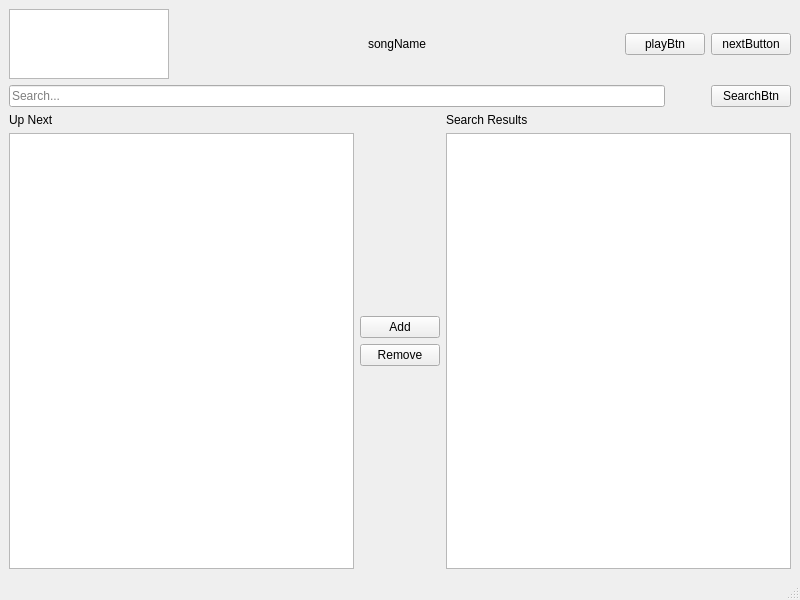
<?xml version="1.0" encoding="UTF-8"?>
<ui version="4.0">
 <class>MainWindow</class>
 <widget class="QMainWindow" name="MainWindow">
  <property name="geometry">
   <rect>
    <x>0</x>
    <y>0</y>
    <width>800</width>
    <height>600</height>
   </rect>
  </property>
  <property name="windowTitle">
   <string>MainWindow</string>
  </property>
  <widget class="QWidget" name="centralwidget">
   <layout class="QVBoxLayout" name="verticalLayout_2">
    <item>
     <layout class="QVBoxLayout" name="verticalLayout">
      <item>
       <layout class="QHBoxLayout" name="playbackControl">
        <item>
         <widget class="QGraphicsView" name="songIconView">
          <property name="sizePolicy">
           <sizepolicy hsizetype="Maximum" vsizetype="Maximum">
            <horstretch>0</horstretch>
            <verstretch>0</verstretch>
           </sizepolicy>
          </property>
          <property name="maximumSize">
           <size>
            <width>160</width>
            <height>90</height>
           </size>
          </property>
          <property name="verticalScrollBarPolicy">
           <enum>Qt::ScrollBarAlwaysOff</enum>
          </property>
          <property name="horizontalScrollBarPolicy">
           <enum>Qt::ScrollBarAlwaysOff</enum>
          </property>
         </widget>
        </item>
        <item>
         <spacer name="horizontalSpacer_4">
          <property name="orientation">
           <enum>Qt::Horizontal</enum>
          </property>
          <property name="sizeHint" stdset="0">
           <size>
            <width>40</width>
            <height>20</height>
           </size>
          </property>
         </spacer>
        </item>
        <item>
         <widget class="QLabel" name="songName">
          <property name="text">
           <string>songName</string>
          </property>
         </widget>
        </item>
        <item>
         <spacer name="horizontalSpacer_5">
          <property name="orientation">
           <enum>Qt::Horizontal</enum>
          </property>
          <property name="sizeHint" stdset="0">
           <size>
            <width>40</width>
            <height>20</height>
           </size>
          </property>
         </spacer>
        </item>
        <item>
         <widget class="QPushButton" name="playButton">
          <property name="text">
           <string>playBtn</string>
          </property>
         </widget>
        </item>
        <item>
         <widget class="QPushButton" name="nextButton">
          <property name="text">
           <string>nextButton</string>
          </property>
         </widget>
        </item>
       </layout>
      </item>
      <item>
       <layout class="QHBoxLayout" name="searchBar">
        <property name="sizeConstraint">
         <enum>QLayout::SetDefaultConstraint</enum>
        </property>
        <item>
         <widget class="QLineEdit" name="searchBox">
          <property name="placeholderText">
           <string>Search...</string>
          </property>
         </widget>
        </item>
        <item>
         <spacer name="horizontalSpacer">
          <property name="orientation">
           <enum>Qt::Horizontal</enum>
          </property>
          <property name="sizeType">
           <enum>QSizePolicy::Minimum</enum>
          </property>
          <property name="sizeHint" stdset="0">
           <size>
            <width>40</width>
            <height>20</height>
           </size>
          </property>
         </spacer>
        </item>
        <item>
         <widget class="QPushButton" name="searchBtn">
          <property name="text">
           <string>SearchBtn</string>
          </property>
         </widget>
        </item>
       </layout>
      </item>
      <item>
       <layout class="QHBoxLayout" name="playlistsView">
        <item>
         <layout class="QVBoxLayout" name="playlistLayout">
          <item>
           <widget class="QLabel" name="playlistLabel">
            <property name="text">
             <string>Up Next</string>
            </property>
           </widget>
          </item>
          <item>
           <widget class="QListView" name="playlistView"/>
          </item>
         </layout>
        </item>
        <item>
         <layout class="QVBoxLayout" name="control_buttons">
          <item>
           <spacer name="verticalSpacer_2">
            <property name="orientation">
             <enum>Qt::Vertical</enum>
            </property>
            <property name="sizeHint" stdset="0">
             <size>
              <width>20</width>
              <height>40</height>
             </size>
            </property>
           </spacer>
          </item>
          <item>
           <widget class="QPushButton" name="addButton">
            <property name="sizePolicy">
             <sizepolicy hsizetype="Minimum" vsizetype="Fixed">
              <horstretch>0</horstretch>
              <verstretch>0</verstretch>
             </sizepolicy>
            </property>
            <property name="text">
             <string>Add</string>
            </property>
           </widget>
          </item>
          <item>
           <widget class="QPushButton" name="removeButton">
            <property name="text">
             <string>Remove</string>
            </property>
           </widget>
          </item>
          <item>
           <spacer name="verticalSpacer">
            <property name="orientation">
             <enum>Qt::Vertical</enum>
            </property>
            <property name="sizeHint" stdset="0">
             <size>
              <width>20</width>
              <height>40</height>
             </size>
            </property>
           </spacer>
          </item>
         </layout>
        </item>
        <item>
         <layout class="QVBoxLayout" name="searchLayout">
          <item>
           <widget class="QLabel" name="searchLabel">
            <property name="text">
             <string>Search Results</string>
            </property>
           </widget>
          </item>
          <item>
           <widget class="QListView" name="searchListView"/>
          </item>
         </layout>
        </item>
       </layout>
      </item>
     </layout>
    </item>
   </layout>
  </widget>
  <widget class="QMenuBar" name="menubar">
   <property name="geometry">
    <rect>
     <x>0</x>
     <y>0</y>
     <width>800</width>
     <height>22</height>
    </rect>
   </property>
  </widget>
  <widget class="QStatusBar" name="statusbar"/>
 </widget>
 <resources/>
 <connections/>
</ui>
